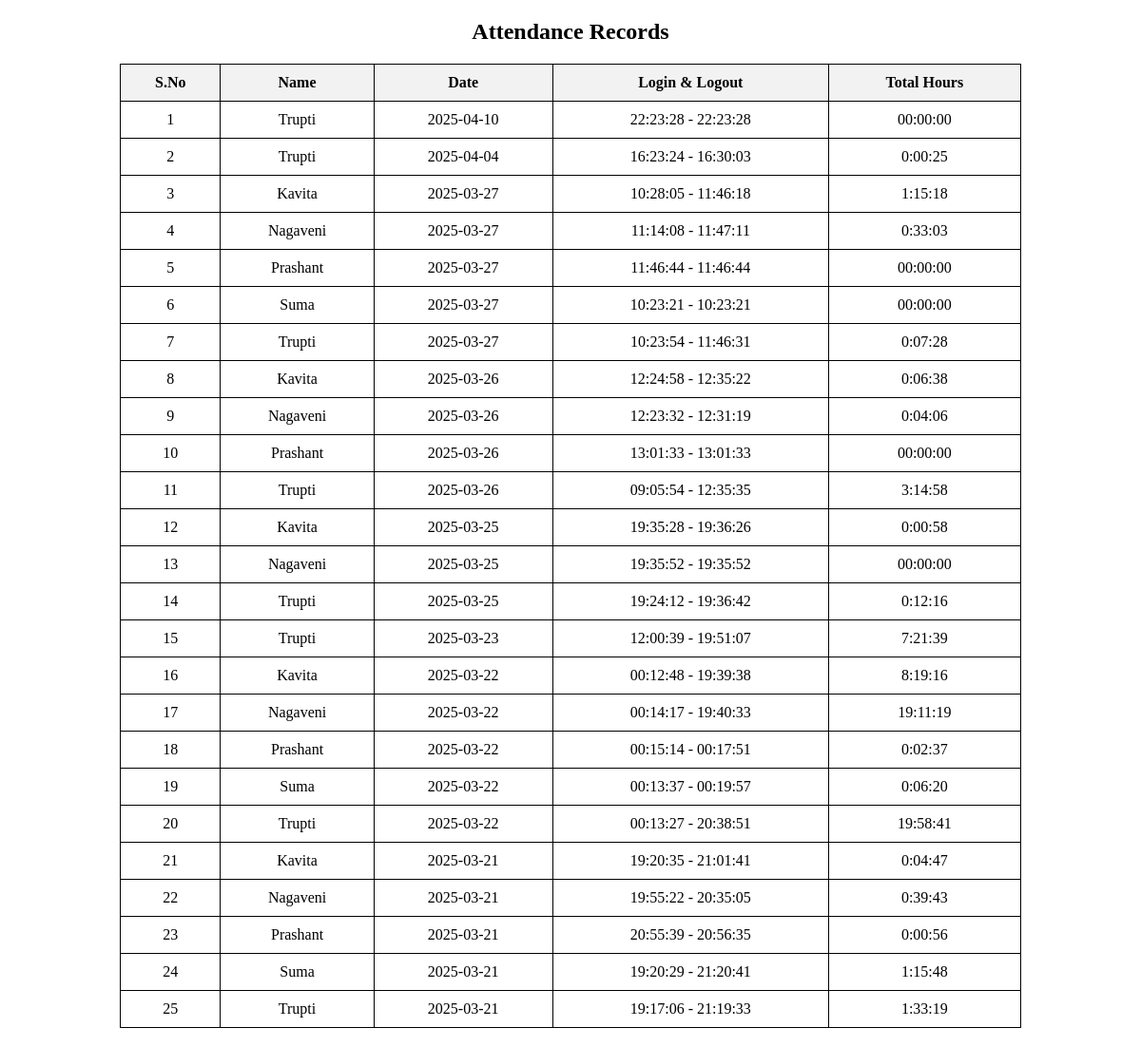
/, run on an earlier commit of the app's database.
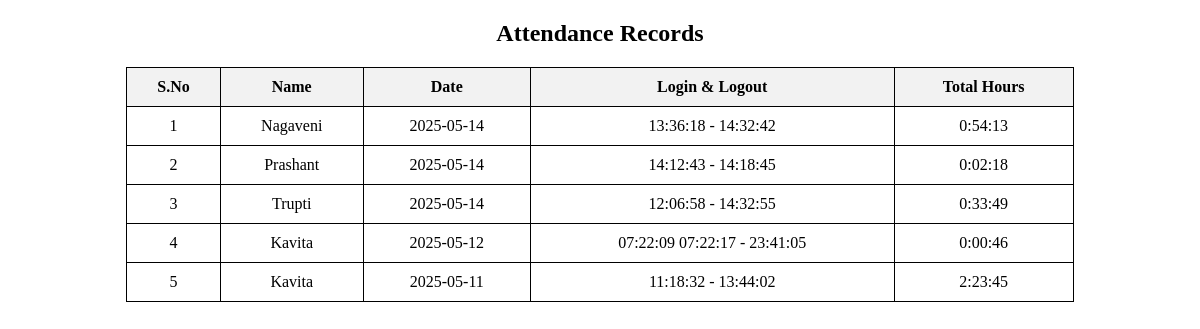
And on a later commit of the database.
### tables this page shows
CREATE TABLE attendance (
            id INTEGER PRIMARY KEY AUTOINCREMENT,
            name TEXT NOT NULL,
            day TEXT NOT NULL,  -- Date of attendance entry
            login_logout TEXT NOT NULL,  -- Stores all login/logout times in one row per day
            total_hours TEXT NOT NULL,    -- Stores total hours for the day
            UNIQUE(name, day)  -- Ensure each student has only one row per day
        );

### app.py (the view)
@app.route('/')
def index():
    records = fetch_attendance()
    print(f"[DEBUG] {len(records)} attendance records retrieved.")
    return render_template('attendance.html', attendance=records)

### templates/attendance.html (shortened to what this page needs)
<!DOCTYPE html>
<html lang="en">
<head>
</head>
<body>
    <h2 style="text-align:center;">Attendance Records</h2>
    <table>
        <tr>
            <th>S.No</th>
            <th>Name</th>
            <th>Date</th>
            <th>Login & Logout</th>
            <th>Total Hours</th>
        </tr>
        {% for row in attendance %}
        <tr>
            <td>{{ row[0] }}</td>
            <td>{{ row[1] }}</td>
            <td>{{ row[2] }}</td>
            <td>{{ row[3] }}</td>
            <td>{{ row[4] }}</td>
        </tr>
        {% endfor %}
    </table>
</body>
</html>

What changed in the data, as far as the page shows it:
removed attendance: row "1", name "Trupti", day "2025-04-10", row "22:23:28 - 22:23:28", total_hours "00:00:00"
removed attendance: row "2", name "Trupti", day "2025-04-04", row "16:23:24 - 16:30:03", total_hours "0:00:25"
removed attendance: row "3", name "Kavita", day "2025-03-27", row "10:28:05 - 11:46:18", total_hours "1:15:18"
removed attendance: row "4", name "Nagaveni", day "2025-03-27", row "11:14:08 - 11:47:11", total_hours "0:33:03"
removed attendance: row "5", name "Prashant", day "2025-03-27", row "11:46:44 - 11:46:44", total_hours "00:00:00"
removed attendance: row "6", name "Suma", day "2025-03-27", row "10:23:21 - 10:23:21", total_hours "00:00:00"
removed attendance: row "7", name "Trupti", day "2025-03-27", row "10:23:54 - 11:46:31", total_hours "0:07:28"
removed attendance: row "8", name "Kavita", day "2025-03-26", row "12:24:58 - 12:35:22", total_hours "0:06:38"
removed attendance: row "9", name "Nagaveni", day "2025-03-26", row "12:23:32 - 12:31:19", total_hours "0:04:06"
removed attendance: row "10", name "Prashant", day "2025-03-26", row "13:01:33 - 13:01:33", total_hours "00:00:00"
removed attendance: row "11", name "Trupti", day "2025-03-26", row "09:05:54 - 12:35:35", total_hours "3:14:58"
removed attendance: row "12", name "Kavita", day "2025-03-25", row "19:35:28 - 19:36:26", total_hours "0:00:58"
removed attendance: row "13", name "Nagaveni", day "2025-03-25", row "19:35:52 - 19:35:52", total_hours "00:00:00"
removed attendance: row "14", name "Trupti", day "2025-03-25", row "19:24:12 - 19:36:42", total_hours "0:12:16"
removed attendance: row "15", name "Trupti", day "2025-03-23", row "12:00:39 - 19:51:07", total_hours "7:21:39"
removed attendance: row "16", name "Kavita", day "2025-03-22", row "00:12:48 - 19:39:38", total_hours "8:19:16"
removed attendance: row "17", name "Nagaveni", day "2025-03-22", row "00:14:17 - 19:40:33", total_hours "19:11:19"
removed attendance: row "18", name "Prashant", day "2025-03-22", row "00:15:14 - 00:17:51", total_hours "0:02:37"
removed attendance: row "19", name "Suma", day "2025-03-22", row "00:13:37 - 00:19:57", total_hours "0:06:20"
removed attendance: row "20", name "Trupti", day "2025-03-22", row "00:13:27 - 20:38:51", total_hours "19:58:41"
removed attendance: row "21", name "Kavita", day "2025-03-21", row "19:20:35 - 21:01:41", total_hours "0:04:47"
removed attendance: row "22", name "Nagaveni", day "2025-03-21", row "19:55:22 - 20:35:05", total_hours "0:39:43"
removed attendance: row "23", name "Prashant", day "2025-03-21", row "20:55:39 - 20:56:35", total_hours "0:00:56"
removed attendance: row "24", name "Suma", day "2025-03-21", row "19:20:29 - 21:20:41", total_hours "1:15:48"
removed attendance: row "25", name "Trupti", day "2025-03-21", total_hours "19:17:06 - 21:19:33", total_hours "1:33:19"
added attendance: row "1", name "Nagaveni", day "2025-05-14", row "13:36:18 - 14:32:42", total_hours "0:54:13"
added attendance: row "2", name "Prashant", day "2025-05-14", row "14:12:43 - 14:18:45", total_hours "0:02:18"
added attendance: row "3", name "Trupti", day "2025-05-14", row "12:06:58 - 14:32:55", total_hours "0:33:49"
added attendance: row "4", name "Kavita", day "2025-05-12", row "07:22:09 07:22:17 - 23:41:05", total_hours "0:00:46"
added attendance: row "5", name "Kavita", day "2025-05-11", row "11:18:32 - 13:44:02", total_hours "2:23:45"
